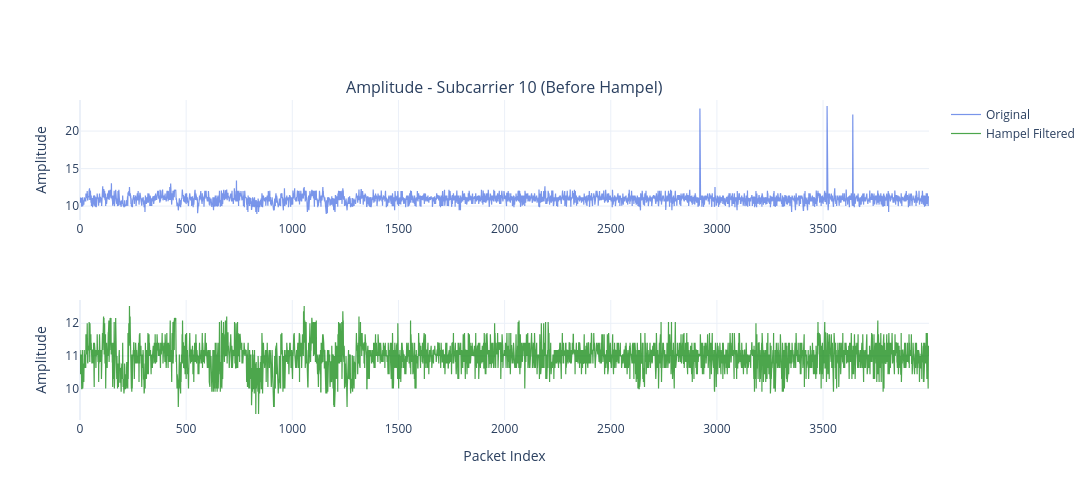

Notebook code for this chart:
### Markdown cell above
## Display Sample

### Code cell
import plotly.graph_objects as go
from plotly.subplots import make_subplots
import numpy as np

# Chỉ plot subcarrier 10
ts_df = ts_all[SUBCARRIER_INDEX]
packet_idx = np.arange(len(ts_df))

# Lấy ra index của outlier
amp_outlier_idx = np.where(ts_df['amp_hampel_outliers'])[0]
phs_outlier_idx = np.where(ts_df['phase_hampel_outliers'])[0]

fig = make_subplots(rows=2, cols=1,
                    subplot_titles=[
                        f"Amplitude - Subcarrier {SUBCARRIER_INDEX} (Before Hampel)"
                    ])

# Plot 1: Amplitude - Trước Hampel
fig.add_trace(go.Scatter(x=packet_idx, y=ts_df['amp'], mode='lines',
                          line=dict(color='royalblue', width=1.2),
                          opacity=0.7, name="Original"),
              row=1, col=1)

# Plot 2: Amplitude - Sau Hampel
fig.add_trace(go.Scatter(x=packet_idx, y=ts_df['amp_hampel'], mode='lines',
                          line=dict(color='green', width=1.2),
                          opacity=0.7, name="Hampel Filtered"),
              row=2, col=1)

fig.update_yaxes(title_text="Amplitude", row=1, col=1)
fig.update_yaxes(title_text="Amplitude", row=2, col=1)
fig.update_xaxes(title_text="Packet Index", row=2, col=1)
fig.update_layout(height=500, width=1200, showlegend=True,
                  template='plotly_white')
fig.show()

### Figure 1 — Plotly figure (JSON) as saved in the notebook; plotly's stock layout.template omitted (floating-point values rounded to 4 significant figures; data arrays with more than 128 entries replaced by an {"elided": "..."} marker saying what was removed)
{"data": [{"line": {"color": "royalblue", "width": 1.2}, "mode": "lines", "name": "Original", "opacity": 0.7, "type": "scatter", "x": {"elided": "4000 int values"}, "xaxis": "x", "y": {"elided": "4000 float values"}, "yaxis": "y"}, {"line": {"color": "green", "width": 1.2}, "mode": "lines", "name": "Hampel Filtered", "opacity": 0.7, "type": "scatter", "x": {"elided": "4000 int values"}, "xaxis": "x2", "y": {"elided": "4000 float values"}, "yaxis": "y2"}], "layout": {"annotations": [{"font": {"size": 16}, "showarrow": false, "text": "Amplitude - Subcarrier 10 (Before Hampel)", "x": 0.5, "xanchor": "center", "xref": "paper", "y": 1, "yanchor": "bottom", "yref": "paper"}], "height": 500, "showlegend": true, "width": 1200, "xaxis": {"anchor": "y", "domain": [0, 1]}, "xaxis2": {"anchor": "y2", "domain": [0, 1], "title": {"text": "Packet Index"}}, "yaxis": {"anchor": "x", "domain": [0.625, 1], "title": {"text": "Amplitude"}}, "yaxis2": {"anchor": "x2", "domain": [0, 0.375], "title": {"text": "Amplitude"}}}}
